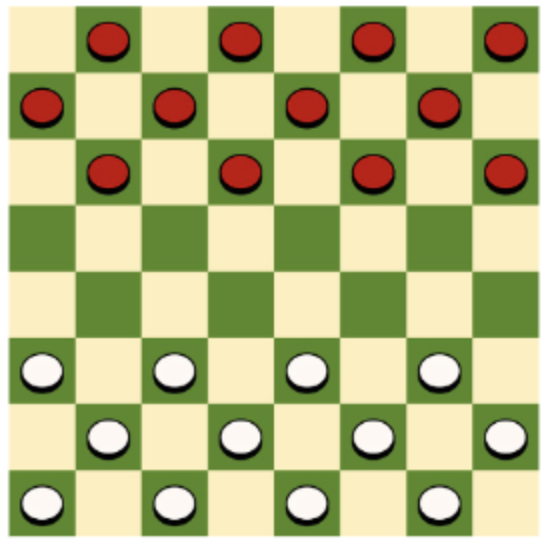
#> input picture 과제1/code 3/Image.png, 544 x 542 px
$ python hw1_4.py Image.png
#> lines starting #> are read from the running program, lines starting #| are printed output that depends on the picture; after the words box and inside, x2 and y2 are one past the last pixel; in counts of white or black regions, pixels touching at a corner belong together
import cv2
import numpy as np
import sys

def get_chess(image_path):
    # 이미지 읽기
#> called with image_path = 'Image.png'
    image = cv2.imread(image_path)
#> image is the input picture: shape (542, 544, 3); mean B, G, R 134.1, 186, 184.5
    if image is None:
        print("이미지를 불러올 수 없습니다. 경로를 확인하세요.")
        return 0, 0  # 두 개의 값 반환으로 수정하여 예외 발생 방지

    # 자동 투시 변환
    image = automatic_perspective_transform(image)
#> in automatic_perspective_transform, `gray = cv2.cvtColor(image, cv2.COLOR_BGR2GRAY)`:
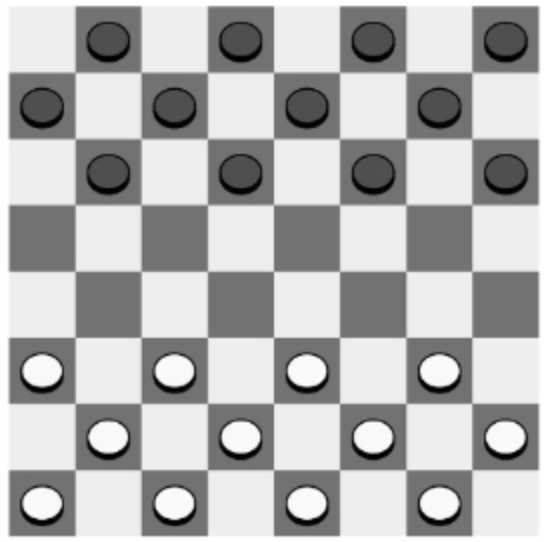
#> gray: shape (542, 544); min 0, max 255, mean 179.7
#> in automatic_perspective_transform, `thresh = cv2.adaptiveThreshold( gray_blurred, 255, cv2.ADAPTIVE_THRESH..`:
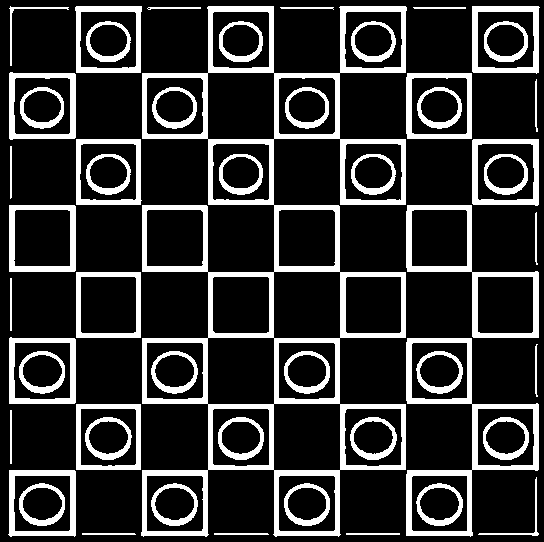
#> thresh: shape (542, 544); 19.4% white; 52 white regions, largest, box (x1, y1, x2, y2) and area: (141, 6, 407, 537) 20288, (406, 338, 539, 537) 3956, (406, 205, 539, 338) 2682
#> in automatic_perspective_transform, `edges = cv2.Canny(thresh, 50, 150)`: edges: shape (542, 544); 7.6% white in thin lines or dots
#> in automatic_perspective_transform, `closed = cv2.morphologyEx(edges, cv2.MORPH_CLOSE, kernel)`:
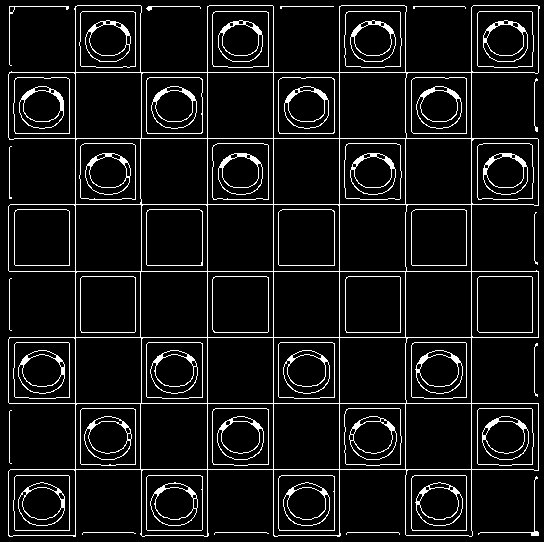
#> closed: shape (542, 544); 8.3% white in thin lines or dots
#> in automatic_perspective_transform, `contours, _ = cv2.findContours( closed, cv2.RETR_EXTERNAL, cv2.CHAIN_A..`: contours = 15 contours, 12 with area under 20; largest, box (x1, y1, x2, y2) and area: (8, 5, 540, 537) 219050, (9, 6, 69, 66) 37, (478, 476, 539, 536) 30
#> the loop in automatic_perspective_transform, `for contour in contours:` made 1 pass
#> (epsilon, pts, s in order_points, diff in order_points, widthA in get_max_width_height, widthB in get_max_width_height, maxWidth, heightA in get_max_width_height) on pass 1: (74.39, [[75, 6], [8, 535], [471, 536], [539, 6]], [81, 543, 1007, 545], [-69, 527, 65, -533], 463, 464, 464, 534.3)
#> pass 1, in automatic_perspective_transform, `result = cv2.warpPerspective(image, matrix, (int(maxWidth), int(maxHei..`:
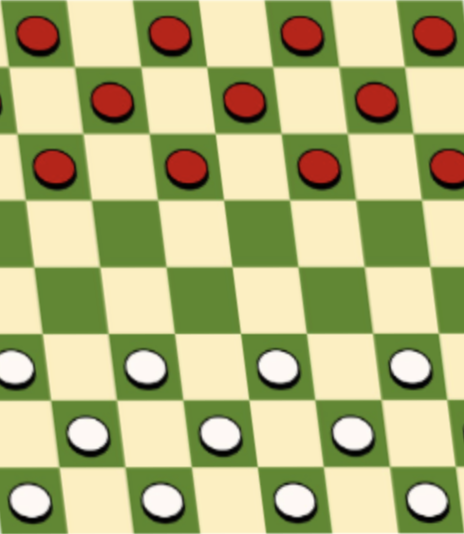
#> result: shape (534, 464, 3); mean B, G, R 127.3, 181.7, 180
    if image is None:
        print("투시 변환에 실패했습니다.")
        return 0, 0  # 두 개의 값 반환으로 수정하여 예외 발생 방지

    # 흑백 이미지로 변환 및 블러 처리
    gray = cv2.cvtColor(image, cv2.COLOR_BGR2GRAY)
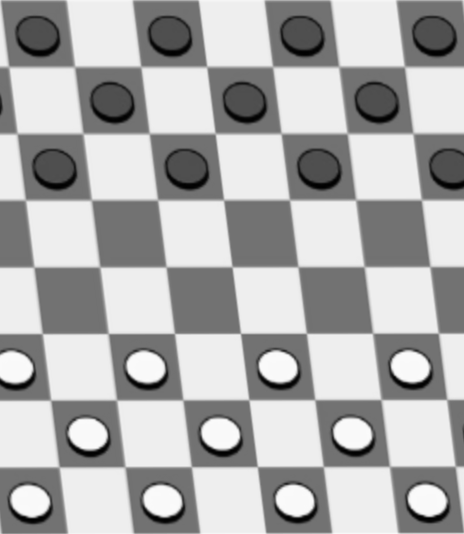
#> gray: shape (534, 464); min 0, max 251, mean 175
    gray = cv2.medianBlur(gray, 5)

    # 원 검출
    circles = cv2.HoughCircles(
        gray,
        cv2.HOUGH_GRADIENT,
        dp=1,
        minDist=12, # 원 간 최소 거리
        param1=65, # 캐니 에지 검출기 상위 임계값
        param2=19, # 원 검출 임계값
        minRadius=9, # 검출할 원의 최소 반지름
        maxRadius=30 # 검출할 원의 최대 반지름
    )
#> circles = 23 rows, first 8: [354.5, 435.5, 21], [222.5, 435.5, 21], [147.5, 368.5, 21.6], [377.5, 103.5, 21], [424.5, 500.5, 21], [302.5, 35.5, 20.8], [164.5, 502.5, 20.7], [245.5, 102.5, 20.5]

    if circles is not None:
        circles = np.int32(np.around(circles[0, :]))
#> circles = 23 rows, first 8: [354, 436, 21], [222, 436, 21], [148, 368, 22], [378, 104, 21], [424, 500, 21], [302, 36, 21], [164, 502, 21], [246, 102, 20]

        # 반지름을 기준으로 원을 내림차순 정렬 후 중복 제거
        circles = sorted(circles, key=lambda x: x[2], reverse=True)
#> circles = 23 items, first 6: [298, 494, 29], [148, 368, 22], [188, 170, 22], [294, 506, 22], [354, 436, 21], [222, 436, 21]
        filtered_circles = []

        for c in circles:
            center_c = np.array([c[0], c[1]])
            radius_c = c[2]
            overlap = False

            for fc in filtered_circles:
                center_fc = np.array([fc[0], fc[1]])
                radius_fc = fc[2]

                distance = np.linalg.norm(center_c - center_fc)
                tolerance = +2  # 중복 기준 조정
                # 중첩 여부 판단
                if distance < (radius_c + radius_fc + tolerance):
                    overlap = True
                    break

            if not overlap:
                filtered_circles.append(c)
#> this loop made 23 passes
#> after the loop, filtered_circles = 22 items, first 6: [298, 494, 29], [148, 368, 22], [188, 170, 22], [354, 436, 21], [222, 436, 21], [378, 104, 21]

        bright_count = 0
        dark_count = 0
        brightness_threshold = 128

        for i in filtered_circles:
            center = (i[0], i[1])
            small_radius = i[2] // 4

            # 중심의 작은 부분만 마스킹
            mask = np.zeros(gray.shape, dtype="uint8")
            cv2.circle(mask, center, small_radius, 255, -1)
            mean_val = cv2.mean(gray, mask=mask)[0]

            if mean_val > brightness_threshold:
                bright_count += 1
            else:
                dark_count += 1

            cv2.circle(image, center, i[2], (255, 0, 255), 2)
#> this loop made 22 passes
#> (i, small_radius, mean_val) on passes 1 to 12: ([298, 494, 29], 7, 249.1), ([148, 368, 22], 5, 249), ([188, 170, 22], 5, 79), ([354, 436, 21], 5, 249), ([222, 436, 21], 5, 249), ([378, 104, 21], 5, 79), ([424, 500, 21], 5, 249), ([302, 36, 21], 5, 78.96), ([164, 502, 21], 5, 249), ([412, 368, 21], 5, 249), ([280, 368, 21], 5, 249), ([54, 168, 21], 5, 79)
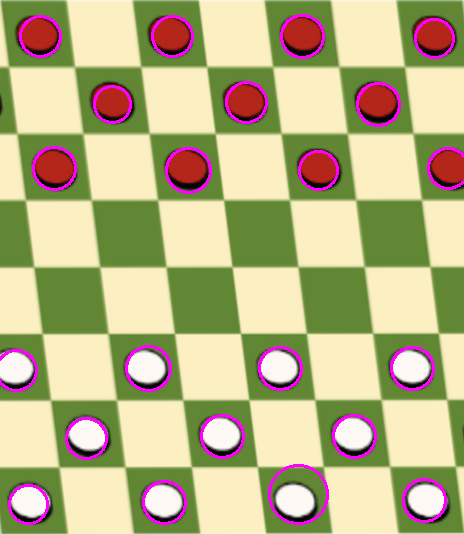
#> image: shape (534, 464, 3); 3.48% of pixels changed, all inside (x1, y1, x2, y2) = (0, 14, 464, 525)
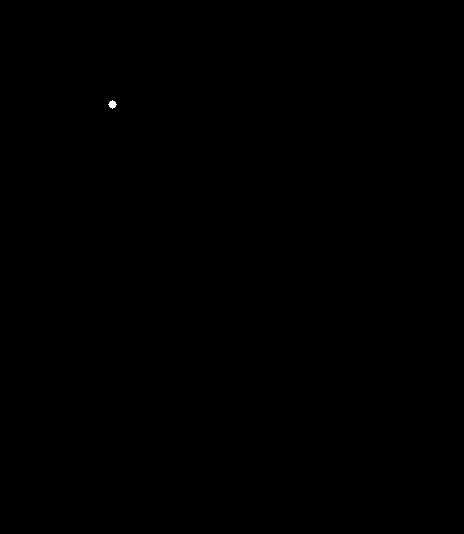
#> mask: shape (534, 464); 0.02% white; 1 white region, box (x1, y1, x2, y2) and area: (108, 100, 117, 109) 49
#> after the loop, bright_count = 11; dark_count = 11

    else:
        bright_count = 0
        dark_count = 0


    return bright_count, dark_count


def automatic_perspective_transform(image):
    # 흑백 및 블러 처리
    gray = cv2.cvtColor(image, cv2.COLOR_BGR2GRAY)
    gray_blurred = cv2.GaussianBlur(gray, (5, 5), 0)
    thresh = cv2.adaptiveThreshold(
        gray_blurred, 255, cv2.ADAPTIVE_THRESH_GAUSSIAN_C, cv2.THRESH_BINARY_INV, 11, 2
    )

    # 엣지 검출과 닫힘 연산
    edges = cv2.Canny(thresh, 50, 150)
    kernel = cv2.getStructuringElement(cv2.MORPH_RECT, (3, 3))
    closed = cv2.morphologyEx(edges, cv2.MORPH_CLOSE, kernel)

    # 컨투어 찾기
    contours, _ = cv2.findContours(
        closed, cv2.RETR_EXTERNAL, cv2.CHAIN_APPROX_SIMPLE
    )
    if not contours:
        print("윤곽을 찾을 수 없습니다.")
        return None

    # 가장 큰 사각형 찾기
    contours = sorted(contours, key=cv2.contourArea, reverse=True)
    for contour in contours:
        epsilon = 0.02 * cv2.arcLength(contour, True)
        approx = cv2.approxPolyDP(contour, epsilon, True)
        if len(approx) == 4:
            pts = approx.reshape(4, 2)
            rect = order_points(pts)
            # Check if rectangle is axis-aligned
            if is_rectangle_axis_aligned(rect):
                # 이미지가 이미 평면이므로 변환하지 않음
                return image
            else:
                # 투시 변환 적용
                maxWidth, maxHeight = get_max_width_height(rect)
                dst = np.array(
                    [[0, 0], [maxWidth - 1, 0], [maxWidth - 1, maxHeight - 1], [0, maxHeight - 1]],
                    dtype="float32",
                )
                matrix = cv2.getPerspectiveTransform(rect, dst)
                result = cv2.warpPerspective(image, matrix, (int(maxWidth), int(maxHeight)))
                return result
    else:
        print("사각형을 찾을 수 없습니다.")
        return None

def is_rectangle_axis_aligned(rect, angle_threshold=5):
    # 각 변의 각도를 계산
    angles = []
    for i in range(4):
        pt1 = rect[i]
        pt2 = rect[(i + 1) % 4]
        dx = pt2[0] - pt1[0]
        dy = pt2[1] - pt1[1]
        angle = np.degrees(np.arctan2(dy, dx))
        # Adjust angle to be between -90 and 90 degrees
        angle = (angle + 90) % 180 - 90
        angles.append(angle)
    # 각도가 0 또는 90에 가까운지 확인
    for angle in angles:
        if not (abs(angle) < angle_threshold or abs(abs(angle) - 90) < angle_threshold):
            return False
    return True

def order_points(pts):
    rect = np.zeros((4, 2), dtype="float32")
    s = pts.sum(axis=1)
    diff = np.diff(pts, axis=1)
    rect[0] = pts[np.argmin(s)]   # top-left
    rect[2] = pts[np.argmax(s)]   # bottom-right
    rect[1] = pts[np.argmin(diff)]  # top-right
    rect[3] = pts[np.argmax(diff)]  # bottom-left
    return rect

def get_max_width_height(rect):
    (tl, tr, br, bl) = rect
    widthA = np.linalg.norm(br - bl)
    widthB = np.linalg.norm(tr - tl)
    maxWidth = max(int(widthA), int(widthB))
    heightA = np.linalg.norm(tr - br)
    heightB = np.linalg.norm(tl - bl)
    maxHeight = max(int(heightA), int(heightB))
    return maxWidth, maxHeight

if __name__ == "__main__":
    if len(sys.argv) != 2:
        print("사용법: python hw1_4.py <이미지 경로>")
    else:
        try:
            bright_count, dark_count = get_chess(sys.argv[1])
#> bright_count = 11; dark_count = 11
            print(f"w:{bright_count} b:{dark_count}")
#| w:11 b:11
        except TypeError:
            print("get_chess 함수에서 예기치 않은 반환값이 발생했습니다. 함수가 (bright_count, dark_count) 형식으로 반환하는지 확인하세요.")
